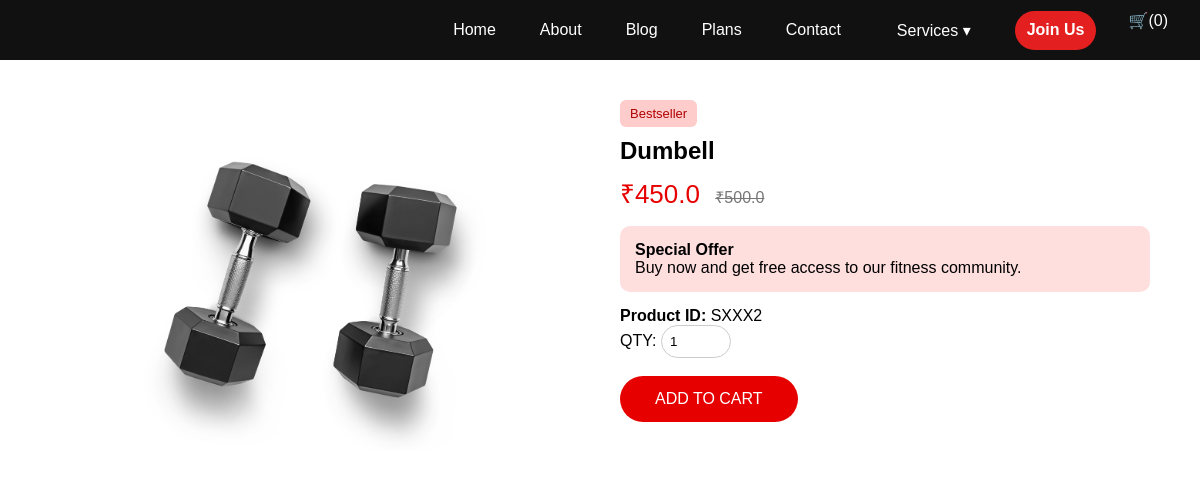
/product/product/2/, run on the app's committed database.
### core/models.py (models this page shows, shortened)
class Product(models.Model):
    name = models.CharField(max_length=200)
    price = models.FloatField()
    old_price = models.FloatField(blank=True, null=True)
    rating = models.IntegerField(default=5)
    image = models.ImageField(upload_to='products/')
    description = models.TextField(blank=True)

### core/views.py (the view)
# urls.py: path('product/<str:type>/<int:id>/', views.product_detail, name='product_detail'),
def product_detail(request, type, id):
    if type == "product":
        item = get_object_or_404(Product, id=id)
    else:
        item = get_object_or_404(Supplement, id=id)
    context = {
        "item": item,
        "type": type
    }
    return render(request, "product_detail.html", context)

### core/templates/product_detail.html (shortened to what this page needs)
{% load static %}
{% include "navbar.html" %}
<!DOCTYPE html>
<html>
<head>
</head>
<body>
<div class="detail-wrap">
<div class="left">
{% if item.image %}
<img class="main-img" src="{{ item.image.url }}">
{% endif %}
</div>
<div class="right">
<div class="badge">Bestseller</div>
<h2>{{ item.name }}</h2>
<div class="price">
₹{{ item.price }}
{% if item.old_price %}
<span class="old">₹{{ item.old_price }}</span>
{% endif %}
</div>
<div class="offer">
<b>Special Offer</b><br>
Buy now and get free access to our fitness community.
</div>
<p><b>Product ID:</b> SXXX{{ item.id }}</p>
<form action="{% url 'add_to_cart' type item.id %}" method="get">
<label>QTY:</label>
<input class="qty" type="number" name="qty" value="1" min="1">
<br><br>
<button class="add-btn" type="submit">
ADD TO CART
</button>
</form>
</div>
</div>
</body>
</html>

### core/templates/navbar.html (style rules this page uses)
* { margin:0; padding:0; box-sizing:border-box; font-family:Arial, sans-serif; }

### core/templates/product_detail.html (style rules this page uses)
.detail-wrap { max-width:1100px; margin:40px auto; display:flex; gap:40px; font-family:Arial; }
.left { width:50% }
.main-img { width:100%; border-radius:14px; }
.right { width:50% }
.badge { background:#ffcccc; color:#b10000; padding:6px 10px; border-radius:6px; font-size:13px; display:inline-block; margin-bottom:10px; }
.price { font-size:26px; color:#e60000; margin:10px 0; }
.old { color:#777; text-decoration:line-through; font-size:16px; margin-left:8px; }
.offer { background:#ffdede; padding:15px; border-radius:10px; margin:15px 0; }
.add-btn { background:#e60000; color:white; padding:14px 35px; border:none; border-radius:40px; font-size:16px; cursor:pointer; }
.qty { width:70px; padding:8px; border-radius:20px; border:1px solid #ccc; }

### data on the page
Product: image (picture), name "Dumbell", price "450.0", old_price "500.0", id "2"

### other printed values
{{ request.session.cart|length|default:0 }} "0"
